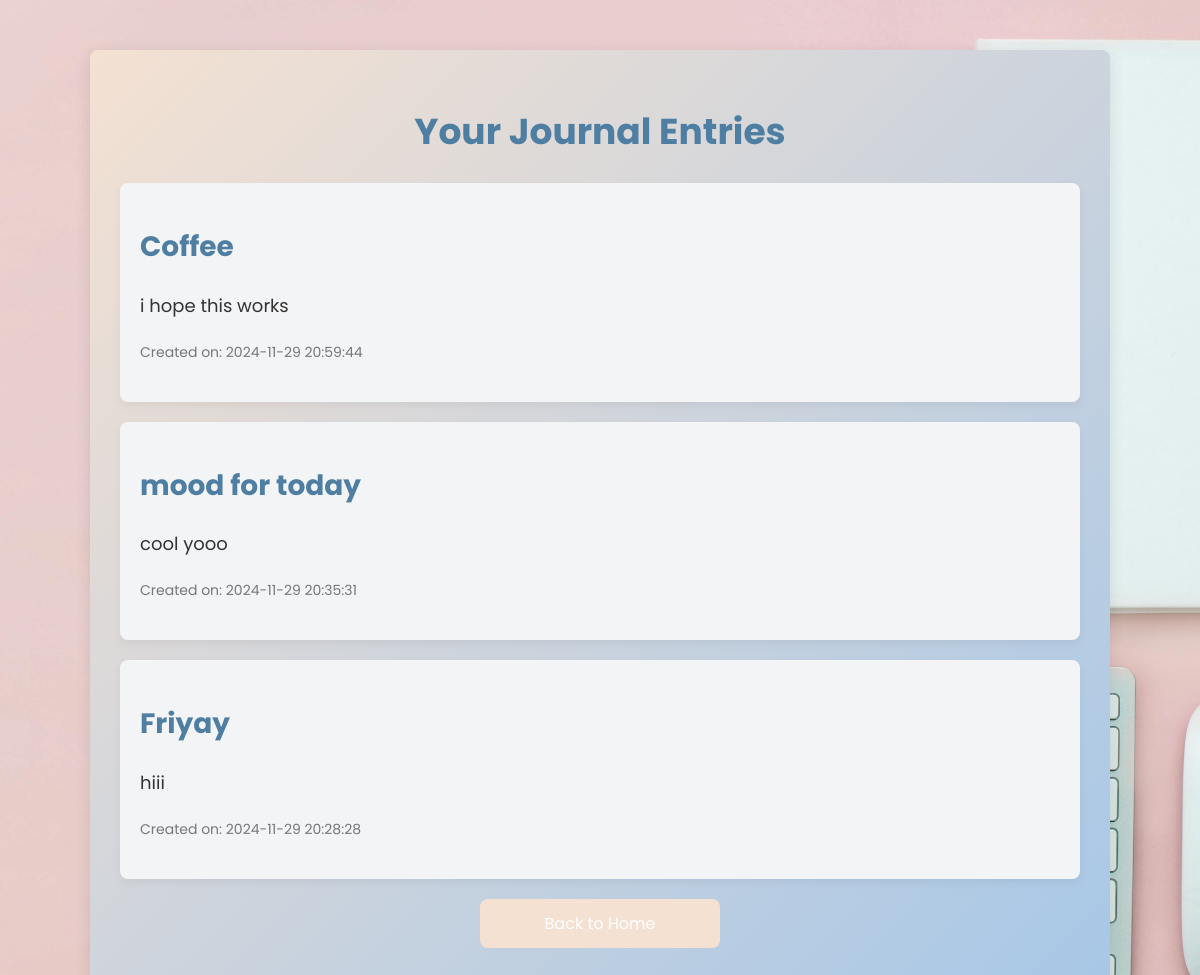
Before: /read_entry.php with the older database file.
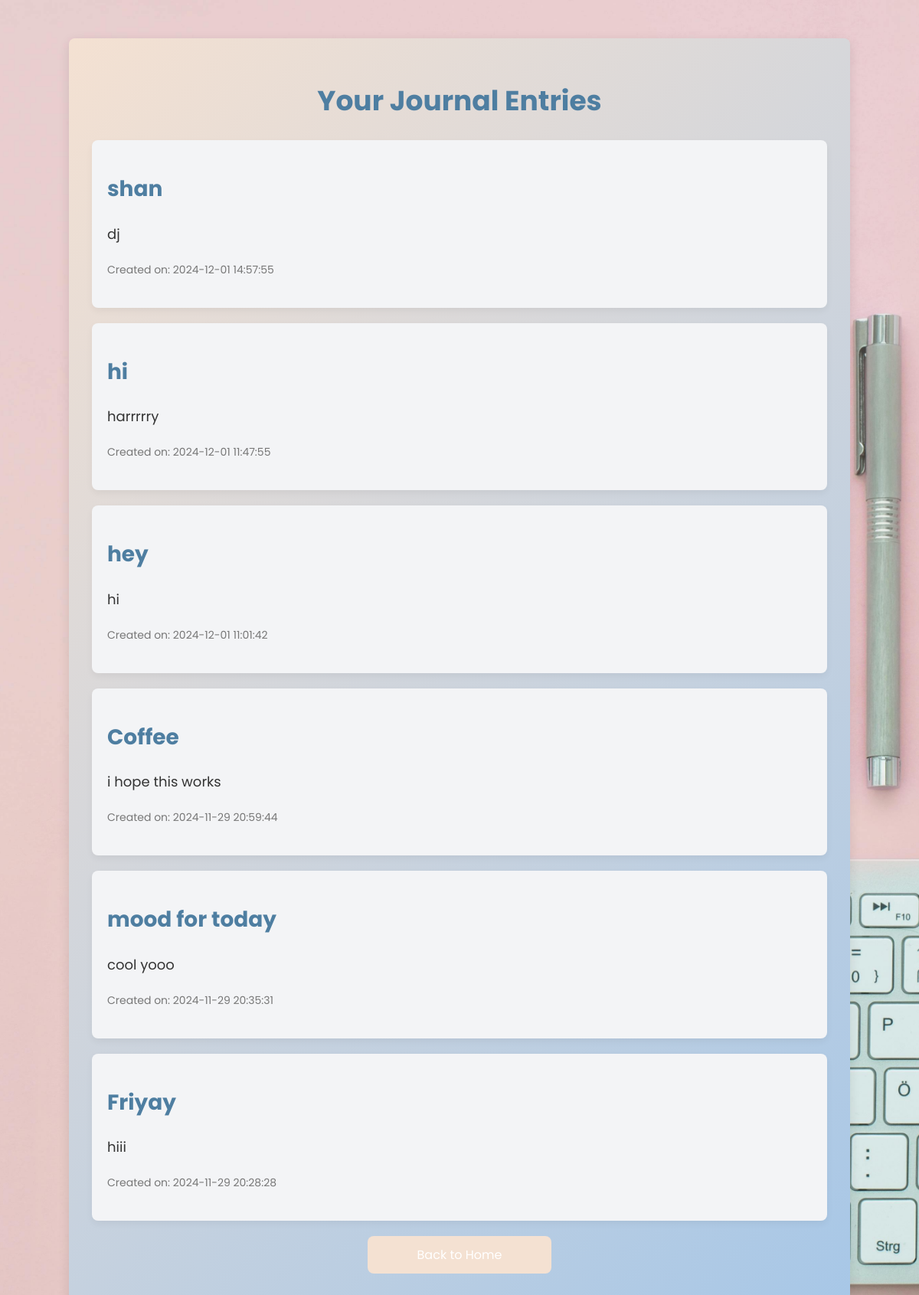
After: the same page with the newer database file.
### tables this page shows
CREATE TABLE `journal` (
  `journal_id` int(11) NOT NULL,
  `ID` int(11) NOT NULL,
  `file_name` varchar(255) NOT NULL,
  `file_content` text NOT NULL,
  `created_at` timestamp NOT NULL DEFAULT current_timestamp(),
  `image_url` varchar(255) DEFAULT NULL,
  `title` varchar(255) DEFAULT NULL,
  `quote` varchar(255) DEFAULT NULL,
  `font_type` varchar(100) NOT NULL,
  `font_color` varchar(7) DEFAULT NULL,
  `font_size` int(11) NOT NULL DEFAULT 16
);

### read_entry.php (the view, shortened to what this page needs)
<?php
include 'db.php';
$sql = "SELECT * FROM journal ORDER BY created_at DESC";
$stmt = $conn->prepare($sql);
$stmt->execute();
$entries = $stmt->fetchAll();
?>
<!DOCTYPE html>
<html lang="en">
<head>
</head>
<body>
    <div class="container">
        <h1>Your Journal Entries</h1>
        <?php foreach ($entries as $entry) { ?>
            <div class="entry">
                <h2><?php echo htmlspecialchars($entry['file_name']); ?></h2>
                <p><?php echo nl2br(htmlspecialchars($entry['file_content'])); ?></p>
                <p><small>Created on: <?php echo $entry['created_at']; ?></small></p>
            </div>
        <?php } ?>
        <a href="index.php" class="back-button">Back to Home</a>
    </div>
</body>
</html>

### read_entry.php (style rules this page uses)
body { font-family: 'Poppins', sans-serif; background-color: #f7f7f7; background-image: url('background.jpg'); background-size: cover; background-position: center center; background-attachment: fixed; margin: 0; padding: 0; color: #333; }
.container { width: 80%; margin: 50px auto; padding: 30px; background-color: #ffffff; box-shadow: 0 4px 15px rgba(0, 0, 0, 0.1); border-radius: 8px; background: linear-gradient(135deg, #f4e1d2, #a7c7e7); }
h1 { color: #4e7ea1; text-align: center; font-size: 36px; }
.entry { background-color: #f3f4f6; padding: 20px; margin-bottom: 20px; border-radius: 8px; box-shadow: 0 4px 10px rgba(0, 0, 0, 0.05); }
.entry h2 { color: #4e7ea1; font-size: 28px; }
.entry p { font-size: 18px; color: #333; line-height: 1.5; }
.entry small { color: #777; font-size: 14px; }
.back-button { display: block; width: 200px; margin: 20px auto; background-color: #f4e1d2; color: white; padding: 12px 20px; text-align: center; border-radius: 8px; text-decoration: none; }

Changed rows visible on the page:
added journal: file_name "shan", file_content "dj", created_at "2024-12-01 14:57:55"
added journal: file_name "hi", file_content "harrrrry", created_at "2024-12-01 11:47:55"
added journal: file_name "hey", file_content "hi", created_at "2024-12-01 11:01:42"
